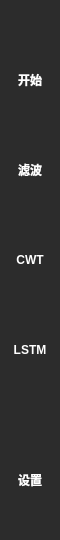
     <widget class="QWidget" name="widget_NavigationBar" native="true">
      <property name="minimumSize">
       <size>
        <width>60</width>
        <height>0</height>
       </size>
      </property>
      <property name="maximumSize">
       <size>
        <width>60</width>
        <height>16777215</height>
       </size>
      </property>
      <property name="palette">
       <palette>
        <active>
         <colorrole role="WindowText">
          <brush brushstyle="SolidPattern">
           <color alpha="255">
            <red>255</red>
            <green>255</green>
            <blue>255</blue>
           </color>
          </brush>
         </colorrole>
         <colorrole role="Text">
          <brush brushstyle="SolidPattern">
           <color alpha="255">
            <red>255</red>
            <green>255</green>
            <blue>255</blue>
           </color>
          </brush>
         </colorrole>
         <colorrole role="ButtonText">
          <brush brushstyle="SolidPattern">
           <color alpha="255">
            <red>255</red>
            <green>255</green>
            <blue>255</blue>
           </color>
          </brush>
         </colorrole>
         <colorrole role="Base">
          <brush brushstyle="SolidPattern">
           <color alpha="255">
            <red>255</red>
            <green>255</green>
            <blue>255</blue>
           </color>
          </brush>
         </colorrole>
         <colorrole role="Window">
          <brush brushstyle="SolidPattern">
           <color alpha="255">
            <red>44</red>
            <green>44</green>
            <blue>44</blue>
           </color>
          </brush>
         </colorrole>
        </active>
        <inactive>
         <colorrole role="WindowText">
          <brush brushstyle="SolidPattern">
           <color alpha="255">
            <red>255</red>
            <green>255</green>
            <blue>255</blue>
           </color>
          </brush>
         </colorrole>
         <colorrole role="Text">
          <brush brushstyle="SolidPattern">
           <color alpha="255">
            <red>255</red>
            <green>255</green>
            <blue>255</blue>
           </color>
          </brush>
         </colorrole>
         <colorrole role="ButtonText">
          <brush brushstyle="SolidPattern">
           <color alpha="255">
            <red>255</red>
            <green>255</green>
            <blue>255</blue>
           </color>
          </brush>
         </colorrole>
         <colorrole role="Base">
          <brush brushstyle="SolidPattern">
           <color alpha="255">
            <red>255</red>
            <green>255</green>
            <blue>255</blue>
           </color>
          </brush>
         </colorrole>
         <colorrole role="Window">
          <brush brushstyle="SolidPattern">
           <color alpha="255">
            <red>44</red>
            <green>44</green>
            <blue>44</blue>
           </color>
          </brush>
         </colorrole>
        </inactive>
        <disabled>
         <colorrole role="WindowText">
          <brush brushstyle="SolidPattern">
           <color alpha="255">
            <red>120</red>
            <green>120</green>
            <blue>120</blue>
           </color>
          </brush>
         </colorrole>
         <colorrole role="Text">
          <brush brushstyle="SolidPattern">
           <color alpha="255">
            <red>120</red>
            <green>120</green>
            <blue>120</blue>
           </color>
          </brush>
         </colorrole>
         <colorrole role="ButtonText">
          <brush brushstyle="SolidPattern">
           <color alpha="255">
            <red>120</red>
            <green>120</green>
            <blue>120</blue>
           </color>
          </brush>
         </colorrole>
         <colorrole role="Base">
          <brush brushstyle="SolidPattern">
           <color alpha="255">
            <red>44</red>
            <green>44</green>
            <blue>44</blue>
           </color>
          </brush>
         </colorrole>
         <colorrole role="Window">
          <brush brushstyle="SolidPattern">
           <color alpha="255">
            <red>44</red>
            <green>44</green>
            <blue>44</blue>
           </color>
          </brush>
         </colorrole>
        </disabled>
       </palette>
      </property>
      <property name="font">
       <font>
        <family>Microsoft YaHei UI</family>
        <weight>75</weight>
        <bold>true</bold>
       </font>
      </property>
      <property name="autoFillBackground">
       <bool>true</bool>
      </property>
      <layout class="QGridLayout" name="gridLayout_2">
       <property name="leftMargin">
        <number>0</number>
       </property>
       <property name="topMargin">
        <number>40</number>
       </property>
       <property name="rightMargin">
        <number>0</number>
       </property>
       <property name="bottomMargin">
        <number>20</number>
       </property>
       <property name="horizontalSpacing">
        <number>0</number>
       </property>
       <property name="verticalSpacing">
        <number>10</number>
       </property>
       <item row="0" column="0">
        <widget class="QToolButton" name="toolButton_Home">
         <property name="minimumSize">
          <size>
           <width>60</width>
           <height>80</height>
          </size>
         </property>
         <property name="maximumSize">
          <size>
           <width>60</width>
           <height>80</height>
          </size>
         </property>
         <property name="palette">
          <palette>
           <active>
            <colorrole role="Button">
             <brush brushstyle="SolidPattern">
              <color alpha="255">
               <red>44</red>
               <green>44</green>
               <blue>44</blue>
              </color>
             </brush>
            </colorrole>
           </active>
           <inactive>
            <colorrole role="Button">
             <brush brushstyle="SolidPattern">
              <color alpha="255">
               <red>44</red>
               <green>44</green>
               <blue>44</blue>
              </color>
             </brush>
            </colorrole>
           </inactive>
           <disabled>
            <colorrole role="Button">
             <brush brushstyle="SolidPattern">
              <color alpha="255">
               <red>44</red>
               <green>44</green>
               <blue>44</blue>
              </color>
             </brush>
            </colorrole>
           </disabled>
          </palette>
         </property>
         <property name="font">
          <font>
           <pointsize>9</pointsize>
          </font>
         </property>
         <property name="focusPolicy">
          <enum>Qt::NoFocus</enum>
         </property>
         <property name="autoFillBackground">
          <bool>true</bool>
         </property>
         <property name="text">
          <string>开始</string>
         </property>
         <property name="icon">
          <iconset>
           <normaloff>ICO/Home.png</normaloff>ICO/Home.png</iconset>
         </property>
         <property name="iconSize">
          <size>
           <width>60</width>
           <height>60</height>
          </size>
         </property>
         <property name="checked">
          <bool>false</bool>
         </property>
         <property name="toolButtonStyle">
          <enum>Qt::ToolButtonTextUnderIcon</enum>
         </property>
         <property name="autoRaise">
          <bool>true</bool>
         </property>
         <property name="name" stdset="0">
          <string>Home</string>
         </property>
        </widget>
       </item>
       <item row="1" column="0">
        <widget class="QToolButton" name="toolButton_FFT">
         <property name="minimumSize">
          <size>
           <width>60</width>
           <height>80</height>
          </size>
         </property>
         <property name="maximumSize">
          <size>
           <width>60</width>
           <height>80</height>
          </size>
         </property>
         <property name="baseSize">
          <size>
           <width>50</width>
           <height>50</height>
          </size>
         </property>
         <property name="palette">
          <palette>
           <active>
            <colorrole role="Button">
             <brush brushstyle="SolidPattern">
              <color alpha="255">
               <red>44</red>
               <green>44</green>
               <blue>44</blue>
              </color>
             </brush>
            </colorrole>
           </active>
           <inactive>
            <colorrole role="Button">
             <brush brushstyle="SolidPattern">
              <color alpha="255">
               <red>44</red>
               <green>44</green>
               <blue>44</blue>
              </color>
             </brush>
            </colorrole>
           </inactive>
           <disabled>
            <colorrole role="Button">
             <brush brushstyle="SolidPattern">
              <color alpha="255">
               <red>44</red>
               <green>44</green>
               <blue>44</blue>
              </color>
             </brush>
            </colorrole>
           </disabled>
          </palette>
         </property>
         <property name="font">
          <font>
           <pointsize>9</pointsize>
          </font>
         </property>
         <property name="focusPolicy">
          <enum>Qt::NoFocus</enum>
         </property>
         <property name="autoFillBackground">
          <bool>true</bool>
         </property>
         <property name="text">
          <string>滤波</string>
         </property>
         <property name="icon">
          <iconset>
           <normaloff>ICO/FFT.png</normaloff>ICO/FFT.png</iconset>
         </property>
         <property name="iconSize">
          <size>
           <width>60</width>
           <height>60</height>
          </size>
         </property>
         <property name="toolButtonStyle">
          <enum>Qt::ToolButtonTextUnderIcon</enum>
         </property>
         <property name="autoRaise">
          <bool>true</bool>
         </property>
         <property name="name" stdset="0">
          <string>FFT</string>
         </property>
        </widget>
       </item>
       <item row="2" column="0">
        <widget class="QToolButton" name="toolButton_CWT">
         <property name="minimumSize">
          <size>
           <width>60</width>
           <height>80</height>
          </size>
         </property>
         <property name="maximumSize">
          <size>
           <width>60</width>
           <height>80</height>
          </size>
         </property>
         <property name="baseSize">
          <size>
           <width>50</width>
           <height>50</height>
          </size>
         </property>
         <property name="palette">
          <palette>
           <active>
            <colorrole role="Button">
             <brush brushstyle="SolidPattern">
              <color alpha="255">
               <red>44</red>
               <green>44</green>
               <blue>44</blue>
              </color>
             </brush>
            </colorrole>
           </active>
           <inactive>
            <colorrole role="Button">
             <brush brushstyle="SolidPattern">
              <color alpha="255">
               <red>44</red>
               <green>44</green>
               <blue>44</blue>
              </color>
             </brush>
            </colorrole>
           </inactive>
           <disabled>
            <colorrole role="Button">
             <brush brushstyle="SolidPattern">
              <color alpha="255">
               <red>44</red>
               <green>44</green>
               <blue>44</blue>
              </color>
             </brush>
            </colorrole>
           </disabled>
          </palette>
         </property>
         <property name="font">
          <font>
           <pointsize>9</pointsize>
          </font>
         </property>
         <property name="focusPolicy">
          <enum>Qt::NoFocus</enum>
         </property>
         <property name="autoFillBackground">
          <bool>true</bool>
         </property>
         <property name="text">
          <string>CWT</string>
         </property>
         <property name="icon">
          <iconset>
           <normaloff>ICO/Cwt.png</normaloff>ICO/Cwt.png</iconset>
         </property>
         <property name="iconSize">
          <size>
           <width>60</width>
           <height>60</height>
          </size>
         </property>
         <property name="toolButtonStyle">
          <enum>Qt::ToolButtonTextUnderIcon</enum>
         </property>
         <property name="autoRaise">
          <bool>true</bool>
         </property>
         <property name="name" stdset="0">
          <string>LSTM</string>
         </property>
        </widget>
       </item>
       <item row="3" column="0">
        <widget class="QToolButton" name="toolButton_LSTM">
         <property name="minimumSize">
          <size>
           <width>60</width>
           <height>80</height>
          </size>
         </property>
         <property name="maximumSize">
          <size>
           <width>60</width>
           <height>80</height>
          </size>
         </property>
         <property name="baseSize">
          <size>
           <width>50</width>
           <height>50</height>
          </size>
         </property>
         <property name="palette">
          <palette>
           <active>
            <colorrole role="Button">
             <brush brushstyle="SolidPattern">
              <color alpha="255">
               <red>44</red>
               <green>44</green>
               <blue>44</blue>
              </color>
             </brush>
            </colorrole>
           </active>
           <inactive>
            <colorrole role="Button">
             <brush brushstyle="SolidPattern">
              <color alpha="255">
               <red>44</red>
               <green>44</green>
               <blue>44</blue>
              </color>
             </brush>
            </colorrole>
           </inactive>
           <disabled>
            <colorrole role="Button">
             <brush brushstyle="SolidPattern">
              <color alpha="255">
               <red>44</red>
               <green>44</green>
               <blue>44</blue>
              </color>
             </brush>
            </colorrole>
           </disabled>
          </palette>
         </property>
         <property name="font">
          <font>
           <pointsize>9</pointsize>
          </font>
         </property>
         <property name="focusPolicy">
          <enum>Qt::NoFocus</enum>
         </property>
         <property name="autoFillBackground">
          <bool>true</bool>
         </property>
         <property name="text">
          <string>LSTM</string>
         </property>
         <property name="icon">
          <iconset>
           <normaloff>ICO/LSTM.png</normaloff>ICO/LSTM.png</iconset>
         </property>
         <property name="iconSize">
          <size>
           <width>60</width>
           <height>60</height>
          </size>
         </property>
         <property name="toolButtonStyle">
          <enum>Qt::ToolButtonTextUnderIcon</enum>
         </property>
         <property name="autoRaise">
          <bool>true</bool>
         </property>
         <property name="name" stdset="0">
          <string>LSTM</string>
         </property>
        </widget>
       </item>
       <item row="4" column="0">
        <spacer name="verticalSpacer">
         <property name="orientation">
          <enum>Qt::Vertical</enum>
         </property>
         <property name="sizeHint" stdset="0">
          <size>
           <width>20</width>
           <height>40</height>
          </size>
         </property>
        </spacer>
       </item>
       <item row="5" column="0">
        <widget class="QToolButton" name="toolButton_Set">
         <property name="minimumSize">
          <size>
           <width>60</width>
           <height>80</height>
          </size>
         </property>
         <property name="maximumSize">
          <size>
           <width>60</width>
           <height>80</height>
          </size>
         </property>
         <property name="baseSize">
          <size>
           <width>50</width>
           <height>50</height>
          </size>
         </property>
         <property name="palette">
          <palette>
           <active>
            <colorrole role="Button">
             <brush brushstyle="SolidPattern">
              <color alpha="255">
               <red>44</red>
               <green>44</green>
               <blue>44</blue>
              </color>
             </brush>
            </colorrole>
           </active>
           <inactive>
            <colorrole role="Button">
             <brush brushstyle="SolidPattern">
              <color alpha="255">
               <red>44</red>
               <green>44</green>
               <blue>44</blue>
              </color>
             </brush>
            </colorrole>
           </inactive>
           <disabled>
            <colorrole role="Button">
             <brush brushstyle="SolidPattern">
              <color alpha="255">
               <red>44</red>
               <green>44</green>
               <blue>44</blue>
              </color>
             </brush>
            </colorrole>
           </disabled>
          </palette>
         </property>
         <property name="font">
          <font>
           <pointsize>9</pointsize>
          </font>
         </property>
         <property name="focusPolicy">
          <enum>Qt::NoFocus</enum>
         </property>
         <property name="autoFillBackground">
          <bool>true</bool>
         </property>
         <property name="text">
          <string>设置</string>
         </property>
         <property name="icon">
          <iconset>
           <normaloff>ICO/Set.png</normaloff>ICO/Set.png</iconset>
         </property>
         <property name="iconSize">
          <size>
           <width>60</width>
           <height>60</height>
          </size>
         </property>
         <property name="toolButtonStyle">
          <enum>Qt::ToolButtonTextUnderIcon</enum>
         </property>
         <property name="autoRaise">
          <bool>true</bool>
         </property>
         <property name="name" stdset="0">
          <string>Set</string>
         </property>
        </widget>
       </item>
      </layout>
     </widget>
